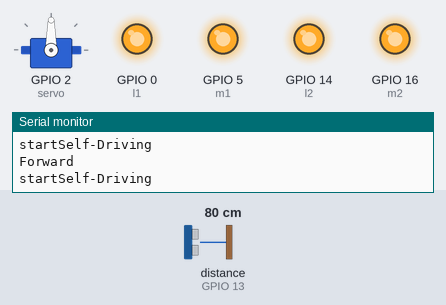
This sketch was run on a simulated ESP8266 (NodeMCU). On the bench: servo, output pins drawn as LEDs (lit = HIGH), the last lines printed to the serial monitor. Wiring (inferred from the names in the program): ultrasonic range finder: trigger GPIO 15; echo GPIO 13. Inputs (shaded band) come from the test bench; at power-on: distance to the obstacle (sensor on GPIO 13) 80 cm. The echo pulse lasts 58.3 µs per cm; WiFi joins after 1.5 s; servers stay silent unless stated; pins used as bus, display or sensor lines are not drawn.

Above: at 3.0 s.
3.1 s: distance to the obstacle (sensor on GPIO 13) set to 22 cm
4.6 s: distance to the obstacle (sensor on GPIO 13) set to 18 cm
At 5.7 s:
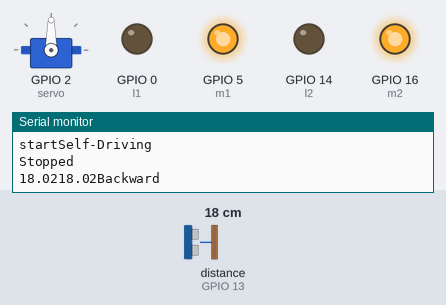
7.6 s: distance to the obstacle (sensor on GPIO 13) set to 35 cm
At 8.4 s:
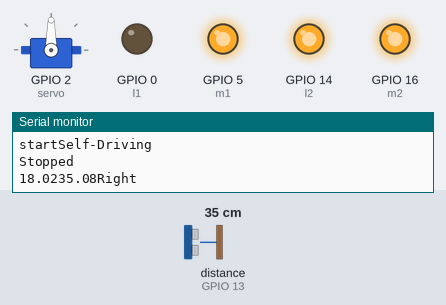
10.0 s: distance to the obstacle (sensor on GPIO 13) set to 2 cm
At 10.12 s:
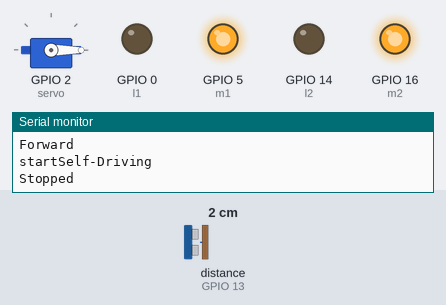
13.0 s: distance to the obstacle (sensor on GPIO 13) set to 60 cm
At 15.4 s:
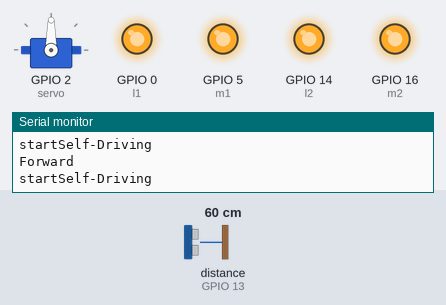
Timing chart, 0 to 16.4 s (numbered marks = the images above; inputs shaded):
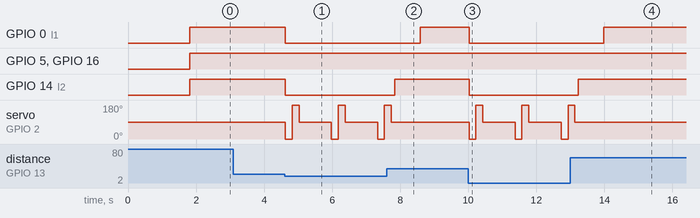

The sketch:

arduino-car.ino
```cpp
#include <ESP8266WiFi.h>
#include <BlynkSimpleEsp8266.h>
#include <Adafruit_NeoPixel.h>
#include <Servo.h>

/*
*     CONFIGURE WIRELESS SSID AND PASS
*/
char ssid[] = "ssid";
char pass[] = "pass";

//Authorization for corresponding Blynk mobile application
const char auth[] = "86897338237640b18c0fd5effa6e156c";

#define BUTTON    V0
#define JOYSTICK  V1

const int m1=5;
const int r1=4;
const int l1=0;
const int l2=14;
const int r2=12;
const int m2=16;

const int trig=15;
const int echo=13;
const float min_dist=20;

byte buttonMode=1; //buttonMode 1 signifies self-driving state
char carState='s';

Servo servo; //creates servo object

void setup() {
  Serial.begin(9600);
  Serial.print("setup");
  Blynk.begin(auth, ssid, pass);
  pinMode(m1, OUTPUT);
  pinMode(m2, OUTPUT);
  pinMode(l1, OUTPUT);
  pinMode(l2, OUTPUT);
  pinMode(r1, OUTPUT);
  pinMode(r2, OUTPUT);
  pinMode(trig, OUTPUT);
  pinMode(echo, INPUT);
  servo.attach(2);
  servo.write(90);

}

void loop() {
  Blynk.run();
  Serial.print("start");
  if(buttonMode==1){
    selfDrive();
  }
  else if(carState=='s'){
    stopCar();
  }
  else if(carState=='f'){
    moveForward();
  }
  else if(carState=='b'){
    moveBack();
  }
  else if(carState=='l'){
    moveLeft();
  }
  else if(carState=='r'){
    moveRight();
  }

}

void moveBack(){
  Serial.println("Backward");
  digitalWrite(l1, LOW);
  digitalWrite(r1, HIGH);
  analogWrite(m1, 1280);
  digitalWrite(l2, LOW);
  digitalWrite(r2, HIGH);
  analogWrite(m2, 1280);
}

void moveForward(){
  Serial.println("Forward");
  digitalWrite(l1, HIGH);
  digitalWrite(r1, LOW);
  analogWrite(m1, 1280);
  digitalWrite(l2, HIGH);
  digitalWrite(r2, LOW);
  analogWrite(m2, 1280);
}

void moveLeft(){
  Serial.println("Right");
  digitalWrite(l1, LOW);
  digitalWrite(r1, LOW);
  analogWrite(m1, 1280);
  digitalWrite(l2, HIGH);
  digitalWrite(r2, LOW);
  analogWrite(m2, 1280);
}

void moveRight(){
  Serial.println("Left");
  digitalWrite(l1, HIGH);
  digitalWrite(r1, LOW);
  analogWrite(m1, 1280);
  digitalWrite(l2, LOW);
  digitalWrite(r2, LOW);
  analogWrite(m2, 1280);
}

void stopCar(){
  Serial.println("Stopped");
  digitalWrite(l1, LOW);
  digitalWrite(r1, LOW);
  analogWrite(m1, 1280);
  digitalWrite(l2, LOW);
  digitalWrite(r2, LOW);
  analogWrite(m2, 1280);
}

void selfDrive(){
  Serial.println("Self-Driving");
  if(readDistance() < min_dist) {
    stopCar();
    turn();
  }
  moveForward();
}

BLYNK_WRITE(BUTTON){
    int i=param.asInt();
    if (i==1){
      Serial.println("mode is 0");
      buttonMode=0;
    }
    else{
      Serial.println("mode is 1");
      buttonMode=1;
    }
}
BLYNK_WRITE(JOYSTICK) {
  int y=param[0].asInt();
  int x=param[1].asInt();

  if(buttonMode==0){
    if(x<200){
      carState='b';
    }
    else if(x>800){
      carState='f';
    }
    else if(y<200){
      carState='l';
    }
    else if(y>800){
      carState='r';
    }
    else{
      carState='s';
    }
  }
}

void turn(){
  //check left
  servo.write(0);
  delay(200);
  float dist = readDistance();
  Serial.print(dist);
  if(dist > min_dist){
    servo.write(90);
    delay(200);
    moveRight();
    delay(750);
    stopCar();
    if(dist > min_dist) return;
  }
  servo.write(180);
  delay(200);
  dist = readDistance();
  Serial.print(dist);
  if(dist > min_dist){
    servo.write(90);
    delay(100);
    moveLeft();
    delay(750);
    stopCar();
    if(dist > min_dist) return;
  }
  // cannot move left or right
  // alternative: turn around?
  servo.write(90);
  delay(200);
  moveBack();
  delay(750);
  stopCar();
}

//Method from DistanceSensor lab
float readDistance() {
  digitalWrite(trig, LOW); delayMicroseconds(2);
  digitalWrite(trig, HIGH); delayMicroseconds(10);
  digitalWrite(trig, LOW);
  unsigned long timeout=micros()+26233L;
  while((digitalRead(echo)==LOW)&&(micros()<timeout));
  unsigned long start_time = micros();
  timeout=start_time+26233L;
  while((digitalRead(echo)==HIGH)&&(micros()<timeout));
  unsigned long lapse = micros() - start_time;
  return lapse*0.01716f;
}
```

Measured:
- the behaviour switches between 20 and 19 cm on distance to the obstacle (sensor on GPIO 13) (found by bisection; images 0 and 1)
- after the input at 4.6 s, GPIO 0 (l1), GPIO 14 (l2): HIGH → LOW at once; servo on GPIO 2 (servo): 90° → 0° at once, then repeats every 1.4 s: 180° 0.20 s, 90° 0.95 s, 0° 0.20 s
- after the input at 7.6 s, GPIO 0 (l1): LOW → HIGH after 0.99 s; GPIO 14 (l2): LOW → HIGH after 0.24 s; servo on GPIO 2 (servo): goes on until 7.7 s, then stays 90°
- after the input at 10.0 s, GPIO 0 (l1), GPIO 14 (l2): HIGH → LOW at once; servo on GPIO 2 (servo): 90° → 0° at once, then repeats every 1.4 s: 180° 0.20 s, 90° 0.95 s, 0° 0.20 s
- after the input at 13.0 s, GPIO 0 (l1): LOW → HIGH after 0.99 s; GPIO 14 (l2): LOW → HIGH after 0.24 s; servo on GPIO 2 (servo): goes on until 13.1 s, then stays 90°
